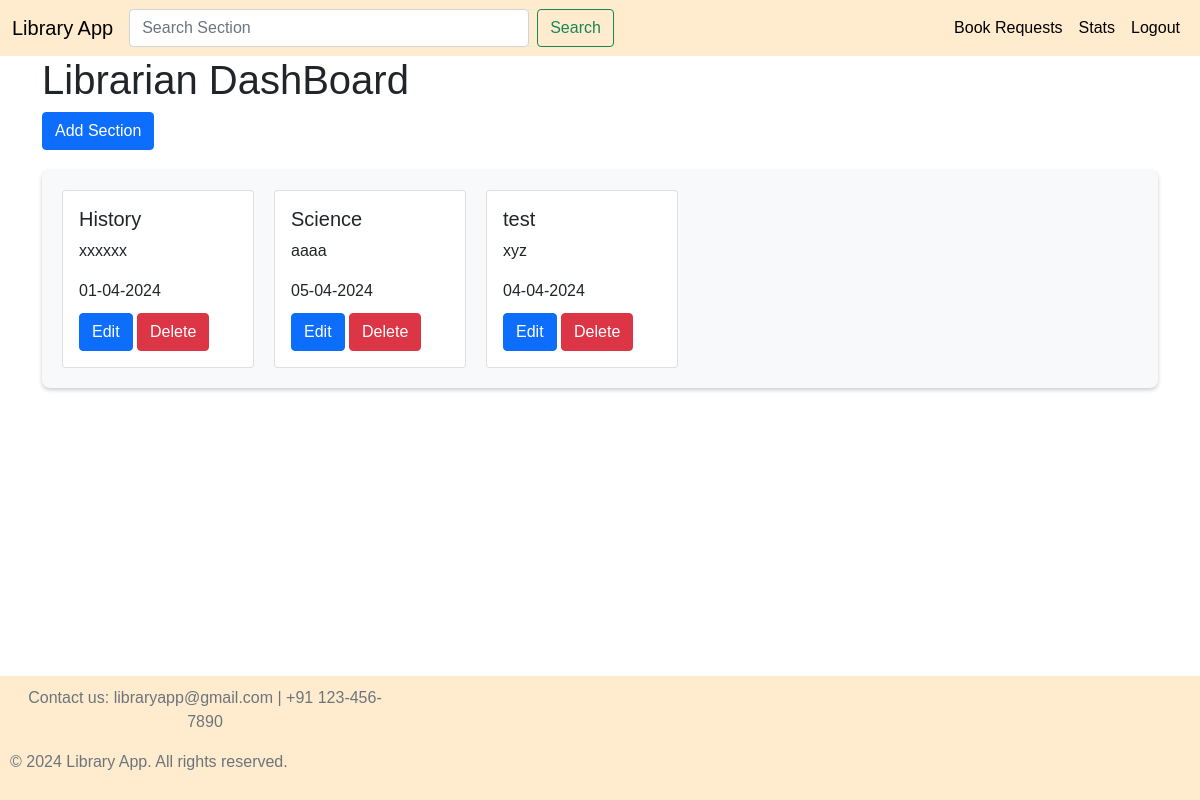
Screenshot of /librarian_home (signed in) with the database file from the repository.
### model.py (models this page shows)
class Section(db.Model):
    id = db.Column(db.Integer, primary_key=True, autoincrement=True, nullable=False)
    name = db.Column(db.String(100), nullable=False, unique=True)
    date_created=db.Column(db.DateTime, default=datetime.now(), nullable=False)
    description = db.Column(db.String(100), nullable=False)
    user_id = db.Column(db.Integer, db.ForeignKey('user.id'), nullable=False)
    books = db.relationship('Book', backref='section', lazy=True)
    user=db.relationship('User', backref='section', lazy=True)

### app.py (the view)
@app.route('/librarian_home', methods=['GET', 'POST'])
@login_required
def librarian_home():
    sections=Section.query.filter_by(user_id=current_user.id).all()
    if request.method == 'POST':
        query=request.form['query']
        sections=Section.query.filter(Section.name.like('%'+query+'%')).all()
        if sections:
            return render_template('librarian_home.html',sections=sections)
    return render_template('librarian_home.html',sections=sections)

### app.py (called while the page is built)
@login_manager.user_loader
def load_user(user_id):
    return User.query.get(int(user_id))

### templates/librarian_home.html (shortened to what this page needs)
<!DOCTYPE html>
<html lang="en">
  <head>
    <link
      href="https://cdn.jsdelivr.net/npm/bootstrap@5.0.2/dist/css/bootstrap.min.css"
      rel="stylesheet"
    />
    <link rel="stylesheet" href="/static/styles.css" />
  </head>
  <body>
    <nav
      class="navbar navbar-expand-lg"
      style="background-color: blanchedalmond"
    >
      <div class="container-fluid">
        <a class="navbar-brand" href="/" style="color: black">Library App</a>
        <form class="d-flex" action="/librarian_home" method="post">
          <input
            class="form-control me-2"
            type="search"
            name="query"
            placeholder="Search Section"
            style="width: 400px"
            aria-label="Search"
          />
          <button class="btn btn-outline-success" type="submit">Search</button>
        </form>
        <div class="collapse navbar-collapse" id="navbarSupportedContent">
          <ul class="navbar-nav ms-auto mb-2 mb-lg-0">
            <li class="nav-item">
              <a
                class="nav-link active"
                href="/book_request"
                style="color: black"
                >Book Requests</a
              >
            </li>
            <li class="nav-item">
              <a
                class="nav-link active"
                href="/librarian_stats"
                style="color: black"
                >Stats</a
              >
            </li>
            <li class="nav-item">
              <a class="nav-link active" href="/logout" style="color: black"
                >Logout</a
              >
            </li>
          </ul>
        </div>
      </div>
    </nav>
    <div class="container">
      <h1>Librarian DashBoard</h1>
      <div>
        <button
          class="btn btn-primary"
          onclick="window.location.href='/add_section'"
        >
          Add Section
        </button>
        <div class="section-box">
          {% if sections!=[] %} {% for section in sections %}
          <div class="card" style="width: 12rem">
            <div class="card-body">
              <div
                onclick="window.location.href='/section_books/{{section.id}}'"
                style="margin-bottom: 10px"
              >
                <h5 class="card-title">{{ section.name }}</h5>
                <p class="card-text">{{ section.description }}</p>
                <p class="card-text">
                  {{ section.date_created.strftime('%d-%m-%Y') }}
                </p>
              </div>
              <div style="bottom: 0">
                <a href="/edit_section/{{section.id}}" class="btn btn-primary"
                  >Edit</a
                >
                <button
                  onclick="confirmdelete('/delete_section/{{section.id}}')"
                  class="btn btn-danger"
                >
                  Delete
                </button>
              </div>
            </div>
          </div>
          {% endfor %} {% else %}
          <div>
            <h3>No Sections Found</h3>
          </div>
          {% endif %}
        </div>
      </div>
    </div>
    <div class="footer">
      <div
        style="
          background-color: blanchedalmond;
          padding: 10px;
          position: absolute;
          bottom: 0;
          width: 100%;
        "
      >
        <p
          class="text-center text-muted"
          style="display: inline-block; margin-right: 800px; margin-left: 10px"
        >
          Contact us: libraryapp@gmail.com | +91 123-456-7890
        </p>
        <p class="text-center text-muted" style="display: inline-block">
          © 2024 Library App. All rights reserved.
        </p>
      </div>
    </div>
  </body>
</html>

### static/styles.css (style rules this page uses)
.section-box { margin-top: 20px; padding: 20px; background-color: #f8f9fa; border-radius: 8px; box-shadow: 0 2px 4px rgba(0, 0, 0, 0.2); width: 100%; display: flex; gap: 20px; overflow-x: scroll; }
* { margin: 0; padding: 0; box-sizing: border-box; font-family: sans-serif; }
html { height: 100%; box-sizing: border-box; }
body { overflow-x: hidden; position: relative; min-height: 100%; box-sizing: inherit; padding-bottom: 5rem; }

### rows the page displays
Section: name "History", description "xxxxxx", date_created "01-04-2024"
Section: name "Science", description "aaaa", date_created "05-04-2024"
Section: name "test", description "xyz", date_created "04-04-2024"
